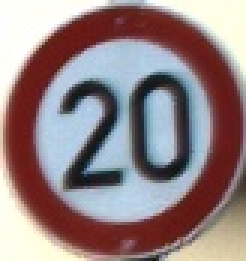
#> input picture datasets/test/images/gtsrb_cls00_0006.jpg, 82 x 87 px (shown 3 times larger)
$ python -i augmentations.py   (imports and definitions only)
#> lines starting #> are read from the running program, lines starting #| are printed output that depends on the picture
#> further down, picture is the input picture: shape (87, 82, 3); mean B, G, R 132.5, 130.8, 148.6
"""
Data Augmentation Engine for Indian and International Road Conditions.
Simulates realistic environmental variations:
- Glare and extreme sunlight (typical Indian summer)
- Heavy monsoon rain & wiper streaking
- Night-time with headlight beam cones
- Lens dust, motion blur, and sensor compression noise
- Faded signs, paint peeling, and perspective skew
"""

import cv2
import numpy as np
import random
from PIL import Image, ImageEnhance, ImageFilter

class RoadConditionAugmentor:
    def __init__(self):
        pass

    # [34 lines left out: functions apply_rain, apply_night_headlights, not called in this run]

    def apply_sun_glare(self, img_np: np.ndarray) -> np.ndarray:
        """Add realistic sun glare."""
        h, w, c = img_np.shape
#> h = 87; w = 82; c = 3
        glare_mask = np.zeros((h, w, 3), dtype=np.float32)
        glare_pt = (random.randint(int(w * 0.2), int(w * 0.8)), random.randint(0, int(h * 0.4)))
#> glare_pt = (64, 26)
        cv2.circle(glare_mask, glare_pt, int(min(h, w) * 0.4), (255, 245, 220), -1)
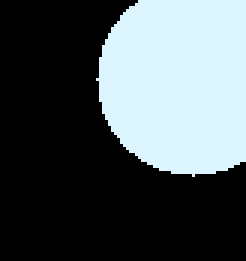
#> glare_mask: shape (87, 82, 3) float32 (shown 3 times larger); mean of channels 0, 1, 2 90.5, 87, 78.1; drawn as B, G, R
        glare_mask = cv2.GaussianBlur(glare_mask, (151, 151), 0)

        res = cv2.addWeighted(img_np.astype(np.float32), 0.85, glare_mask, 0.4, 0)
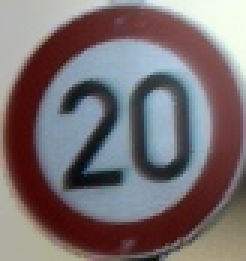
#> res: shape (87, 82, 3) float32 (shown 3 times larger); mean B, G, R 149, 146.1, 157.7; drawn with min black and max white
        return np.clip(res, 0, 255).astype(np.uint8)
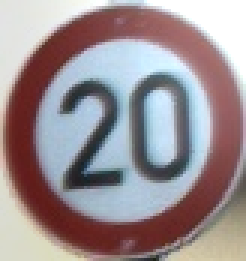
#> returned value: shape (87, 82, 3) (shown 3 times larger); mean of channels 0, 1, 2 147, 143.6, 155.6; drawn as B, G, R

    # [13 lines left out: functions apply_motion_blur, apply_faded_sign, not called in this run]

    def augment_pipeline(self, img_np: np.ndarray, condition: str = "random") -> np.ndarray:
        """Run through configurable augmentation conditions."""
        if condition == "random":
            conds = ["clean", "rain", "night", "glare", "blur", "faded"]
            condition = random.choice(conds)

        if condition == "rain":
            return self.apply_rain(img_np, random.uniform(0.4, 0.8))
        elif condition == "night":
            return self.apply_night_headlights(img_np)
        elif condition == "glare":
            return self.apply_sun_glare(img_np)
        elif condition == "blur":
            return self.apply_motion_blur(img_np, random.choice([5, 7, 9]))
        elif condition == "faded":
            return self.apply_faded_sign(img_np)
        return img_np

>>> import cv2
>>> picture = cv2.imread('../../datasets/test/images/gtsrb_cls00_0006.jpg')
>>> result = RoadConditionAugmentor().augment_pipeline(picture)

$ run again, on datasets/test/images/gtsrb_cls00_0007.jpg
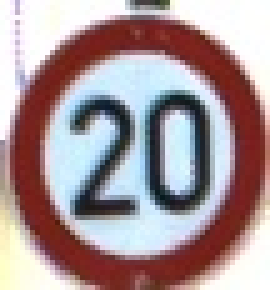
#> input picture datasets/test/images/gtsrb_cls00_0007.jpg, 54 x 58 px (shown 5 times larger)
#> picture is the input picture: shape (58, 54, 3); mean B, G, R 152.8, 149.7, 168.6
#> in apply_sun_glare, `cv2.circle(glare_mask, glare_pt, int(min(h, w) * 0.4), (255, 245, 220)..`:
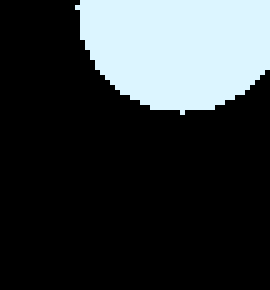
#> glare_mask: shape (58, 54, 3) float32 (shown 5 times larger); mean of channels 0, 1, 2 58.5, 56.2, 50.4; drawn as B, G, R
#> in apply_sun_glare, `res = cv2.addWeighted(img_np.astype(np.float32), 0.85, glare_mask, 0.4..`:
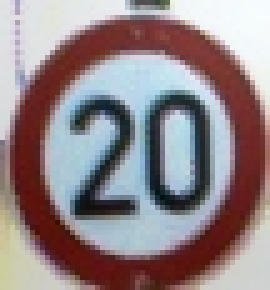
#> res: shape (58, 54, 3) float32 (shown 5 times larger); mean B, G, R 153.3, 149.7, 163.5; drawn with min black and max white

$ run again, on datasets/test/images/gtsrb_cls00_0010.jpg
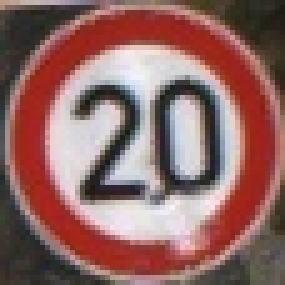
#> input picture datasets/test/images/gtsrb_cls00_0010.jpg, 57 x 57 px (shown 5 times larger)
#> picture is the input picture: shape (57, 57, 3); mean B, G, R 100.6, 103.8, 144
#> in apply_sun_glare, `cv2.circle(glare_mask, glare_pt, int(min(h, w) * 0.4), (255, 245, 220)..`:
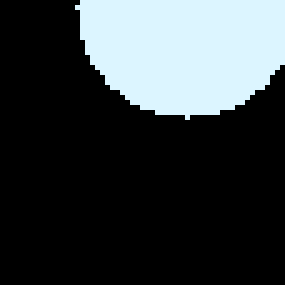
#> glare_mask: shape (57, 57, 3) float32 (shown 5 times larger); mean of channels 0, 1, 2 63.1, 60.6, 54.4; drawn as B, G, R
#> in apply_sun_glare, `res = cv2.addWeighted(img_np.astype(np.float32), 0.85, glare_mask, 0.4..`:
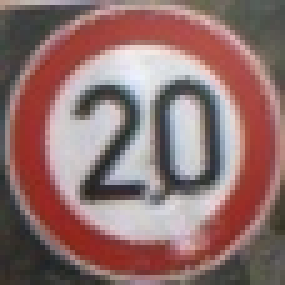
#> res: shape (57, 57, 3) float32 (shown 5 times larger); mean B, G, R 110.8, 112.5, 144.2
